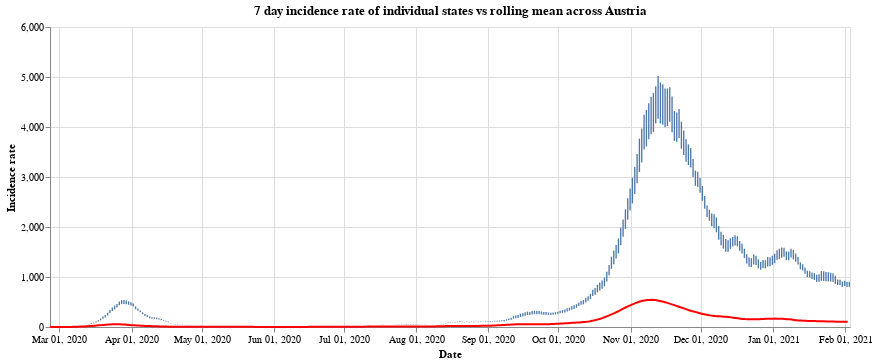

Source (notebook cell):
### Markdown cell above
Finally we have the

### Code cell
#collapse
states = at_data['Bundesland'].unique()
states.sort()

selection = alt.selection_single(
    name='Select',
    fields=['Bundesland'],
    init={'Bundesland': 'Vorarlberg'},
    bind={'Bundesland': alt.binding_select(options=states)}
)

# scatter plot, modify opacity based on selection
bars = alt.Chart(at_data).mark_bar().add_selection(
    selection
).encode(
    x=alt.X("yearmonthdate(Time):T", axis=alt.Axis(title='Date')),
    y=alt.Y("SiebenTageInzidenzFaelle:Q", axis=alt.Axis(title='Incidence rate')),
    tooltip='SiebenTageInzidenzFaelle:Q',
    opacity=alt.condition(selection, alt.value(1), alt.value(0))
).properties(title=f'7 day incidence rate of individual states vs rolling mean across Austria', width=800)

line = alt.Chart(all_austria).mark_line(
    color='red',
    size=2,
).transform_window(
    rolling_mean='mean(SiebenTageInzidenzFaelle)',
    frame=[0, 7]
).encode(
    x='yearmonthdate(Time):T',
    y='rolling_mean:Q'
)

alt.layer(bars, line)

### Figure 1 — Vega-Lite specification as saved in the notebook (floating-point values rounded to 4 significant figures; data arrays with more than 128 entries replaced by an {"elided": "..."} marker saying what was removed)
{"config": {"view": {"continuousWidth": 400, "continuousHeight": 300}}, "layer": [{"data": {"name": "data-7c00df391d91c810d685a8f8cd079ce3"}, "mark": "bar", "encoding": {"opacity": {"condition": {"value": 1, "selection": "Select"}, "value": 0}, "tooltip": {"type": "quantitative", "field": "SiebenTageInzidenzFaelle"}, "x": {"type": "temporal", "axis": {"title": "Date"}, "field": "Time", "timeUnit": "yearmonthdate"}, "y": {"type": "quantitative", "axis": {"title": "Incidence rate"}, "field": "SiebenTageInzidenzFaelle"}}, "selection": {"Select": {"type": "single", "fields": ["Bundesland"], "init": {"Bundesland": "Vorarlberg"}, "bind": {"Bundesland": {"input": "select", "options": ["Burgenland", "Kärnten", "Niederösterreich", "Oberösterreich", "Salzburg", "Steiermark", "Tirol", "Vorarlberg", "Wien", "Österreich"]}}}}, "title": "7 day incidence rate of individual states vs rolling mean across Austria", "width": 800}, {"data": {"name": "data-0bc0fad5afe04db24ba15aa838295551"}, "mark": {"type": "line", "color": "red", "size": 2}, "encoding": {"x": {"type": "temporal", "field": "Time", "timeUnit": "yearmonthdate"}, "y": {"type": "quantitative", "field": "rolling_mean"}}, "transform": [{"window": [{"op": "mean", "field": "SiebenTageInzidenzFaelle", "as": "rolling_mean"}], "frame": [0, 7]}]}], "$schema": "https://vega.github.io/schema/vega-lite/v4.8.1.json", "datasets": {"data-7c00df391d91c810d685a8f8cd079ce3": {"elided": "3430 records"}, "data-0bc0fad5afe04db24ba15aa838295551": {"elided": "343 records"}}}
